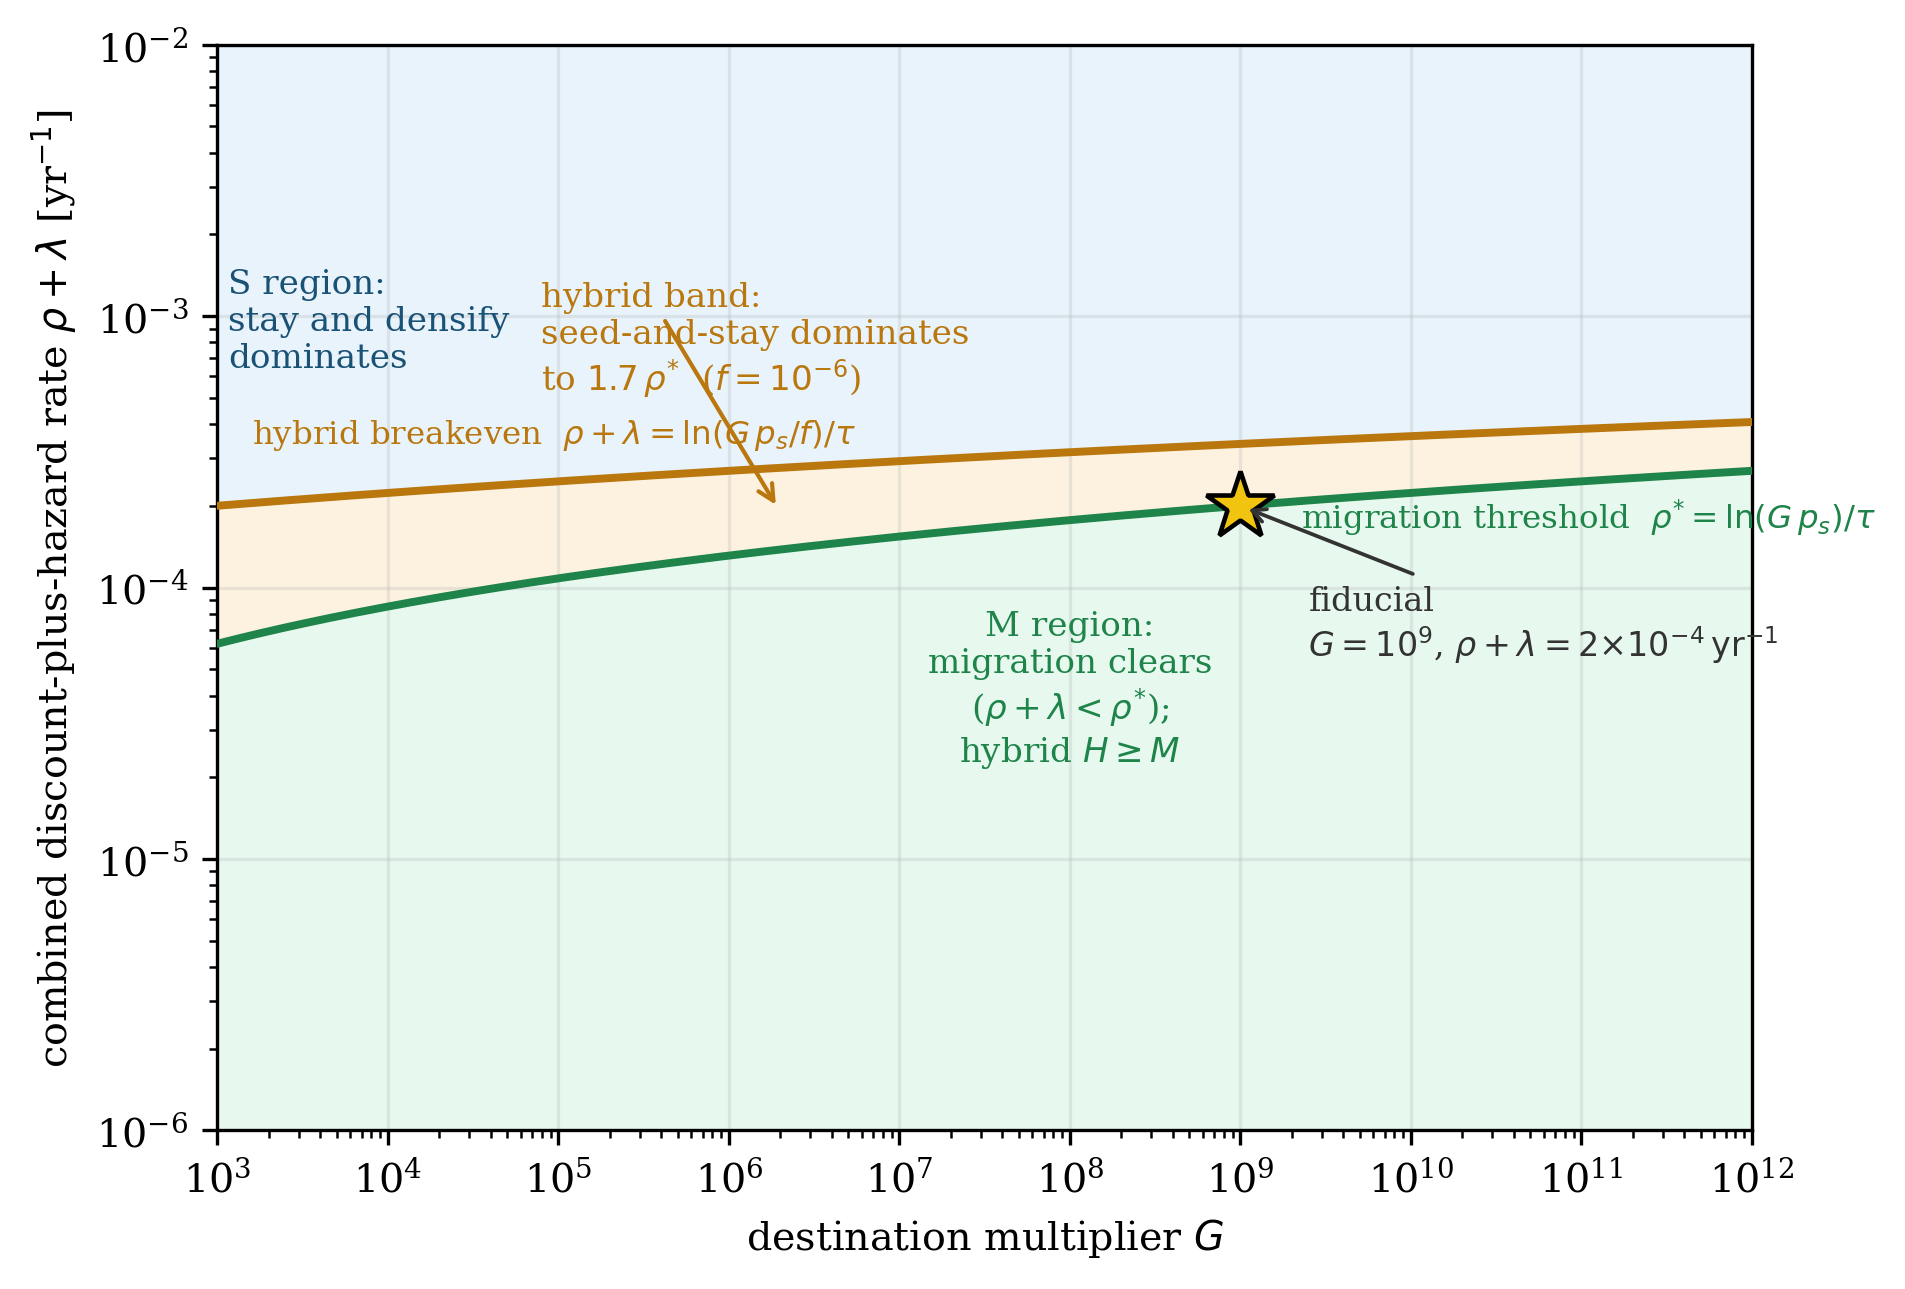

Python code for this plot:
"""Figure: phase-space diagram of the migration decision for Paper D
(economics-paper.tex, Fig.~\ref{fig:phasespace}, placed in Section sec:hybrid
after the paragraph containing Eq. eq:hybrid).

Plane: destination multiplier G (log, 1e3-1e12) against the combined
discount-plus-hazard rate rho+lambda (log, 1e-6-1e-2 /yr), at the fiducials
p_s = 0.5 and tau = 1e5 yr (Table 2).

Boundaries (exact curves, transcribed from the paper):

  migration threshold (Eq. eq:threshold):
      rho* (G)      = ln(G p_s)/tau        = ln(0.5 G)/1e5
  hybrid breakeven (Eq. eq:hybrid at f = 1e-6):
      rho_hyb (G)   = ln(G p_s / f)/tau    = ln(5e5 G)/1e5
    (= 1.7 rho* at the fiducial G = 1e9; the paper quotes ln(5e14)/1e5 = 34)

Regions (dominance structure of Sections sec:crossover and sec:hybrid):

  green  below rho*:    migration clears (M > S); the hybrid weakly dominates
                         pure M there under the seed-fidelity assumption
  orange between lines:  the hybrid band - H > S while M < S; seed-and-stay
                         dominates to 1.7 rho* at f = 1e-6
  blue   above rho_hyb:  S dominates; neither migration nor seeding pays

Fiducial star: (G = 1e9, rho+lambda = 2e-4 /yr), which sits on the migration
threshold (Section sec:crossover: rho* = 2.0e-4 /yr at the fiducials).

Colours: blue = S (conservative/stay), green = M (migration), orange = H
(hybrid) - matching the series palette used in the Paper A flowchart.

Run:  python fD_phasespace.py
Writes fD_phasespace.pdf / .png / .json next to this script.
"""

from __future__ import annotations

import json
import os

import numpy as np                      # noqa: E402
import matplotlib                       # noqa: E402
matplotlib.use("Agg")
import matplotlib.pyplot as plt         # noqa: E402

HERE = os.path.dirname(os.path.abspath(__file__))

TAU = 1e5          # yr, fiducial transit + construction (Table 2)
P_S = 0.5          # transit survival fiducial (Table 2)
F_SEED = 1e-6      # fiducial seed cost (Section sec:hybrid)

BLUE_D, BLUE_F = "#1a5276", "#d6eaf8"
GREEN_D, GREEN_F = "#1e8449", "#d5f5e3"
ORANGE_D, ORANGE_F = "#b9770e", "#fdebd0"
GOLD = "#f1c40f"

plt.rcParams.update({
    "figure.figsize": (6.6, 4.7),
    "font.size": 9.5,
    "font.family": "serif",
    "axes.grid": True,
    "grid.alpha": 0.25,
    "savefig.dpi": 300,
    "savefig.bbox": "tight",
})

G = np.logspace(3, 12, 600)
rho_M = np.log(P_S * G) / TAU          # migration threshold (Eq. eq:threshold)
rho_H = np.log(P_S * G / F_SEED) / TAU  # hybrid breakeven (Eq. eq:hybrid)

fig, ax = plt.subplots()

# Regions (bottom to top): M clears / hybrid band / S dominates.
ax.fill_between(G, 1e-6, rho_M, color=GREEN_F, alpha=0.55, lw=0, zorder=0)
ax.fill_between(G, rho_M, rho_H, color=ORANGE_F, alpha=0.65, lw=0, zorder=0)
ax.fill_between(G, rho_H, 1e-2, color=BLUE_F, alpha=0.55, lw=0, zorder=0)

ax.plot(G, rho_M, color=GREEN_D, lw=1.9, zorder=3)
ax.plot(G, rho_H, color=ORANGE_D, lw=1.9, zorder=3)

# Boundary labels.
ax.text(1.1e11, 2.16e-4, r"migration threshold  $\rho^{*} = \ln(G\,p_{s})/\tau$",
        fontsize=7.8, color=GREEN_D, ha="center", va="top", zorder=4)
ax.text(1.6e3, 3.15e-4, r"hybrid breakeven  $\rho+\lambda = \ln(G\,p_{s}/f)/\tau$",
        fontsize=7.8, color=ORANGE_D, ha="left", va="bottom", zorder=4)

# Region labels.
ax.text(1.15e3, 1.5e-3, "S region:\nstay and densify\ndominates",
        fontsize=8.2, color=BLUE_D, ha="left", va="top", zorder=4)
ax.text(10**4.9, 1.35e-3, "hybrid band:\nseed-and-stay dominates\nto $1.7\\,\\rho^{*}$  ($f = 10^{-6}$)",
        fontsize=8.2, color=ORANGE_D, ha="left", va="top", zorder=4)
ax.annotate("", xy=(10**6.3, 1.9e-4), xytext=(10**5.6, 1.02e-3),
            arrowprops=dict(arrowstyle="->", color=ORANGE_D, lw=1.0), zorder=4)
ax.text(10**8, 4.2e-5, "M region:\nmigration clears\n($\\rho+\\lambda < \\rho^{*}$);\nhybrid $H \\geq M$",
        fontsize=8.2, color=GREEN_D, ha="center", va="center", zorder=4)

# Fiducial star: on the migration threshold at G = 1e9.
ax.plot([1e9], [2.0e-4], marker="*", markersize=17, mfc=GOLD, mec="k",
        mew=1.1, zorder=6)
ax.annotate("fiducial\n$G = 10^{9}$, $\\rho+\\lambda = 2{\\times}10^{-4}\\,\\mathrm{yr}^{-1}$",
            xy=(1e9, 2.0e-4), xytext=(2.5e9, 1.02e-4), fontsize=8,
            color="#333333", ha="left", va="top", zorder=6,
            arrowprops=dict(arrowstyle="->", color="#333333", lw=0.9))

ax.set_xscale("log")
ax.set_yscale("log")
ax.set_xlim(1e3, 1e12)
ax.set_ylim(1e-6, 1e-2)
ax.set_xlabel(r"destination multiplier $G$")
ax.set_ylabel(r"combined discount-plus-hazard rate $\rho+\lambda$ [yr$^{-1}$]")

fig.savefig(os.path.join(HERE, "fD_phasespace.pdf"))
fig.savefig(os.path.join(HERE, "fD_phasespace.png"))

record = {
    "tau_yr": TAU,
    "p_s": P_S,
    "f_seed": F_SEED,
    "migration_threshold": "rho* = ln(0.5 G)/1e5  (Eq. eq:threshold)",
    "hybrid_breakeven": "rho+lambda = ln(5e5 G)/1e5 at f=1e-6  (Eq. eq:hybrid); "
                        "= 1.7 rho* at G=1e9",
    "fiducial_star": {"G": 1e9, "rho_plus_lambda_per_yr": 2.0e-4},
    "regions": {
        "green_below_threshold": "migration clears (M > S); hybrid H >= M",
        "orange_band": "hybrid band: H > S, M < S (to 1.7 rho* at f=1e-6)",
        "blue_above": "S dominates",
    },
    "G_range": [1e3, 1e12],
    "rho_range_per_yr": [1e-6, 1e-2],
}
with open(os.path.join(HERE, "fD_phasespace.json"), "w", encoding="utf-8") as fh:
    json.dump(record, fh, indent=2)
print("wrote fD_phasespace.pdf / .png / .json")
